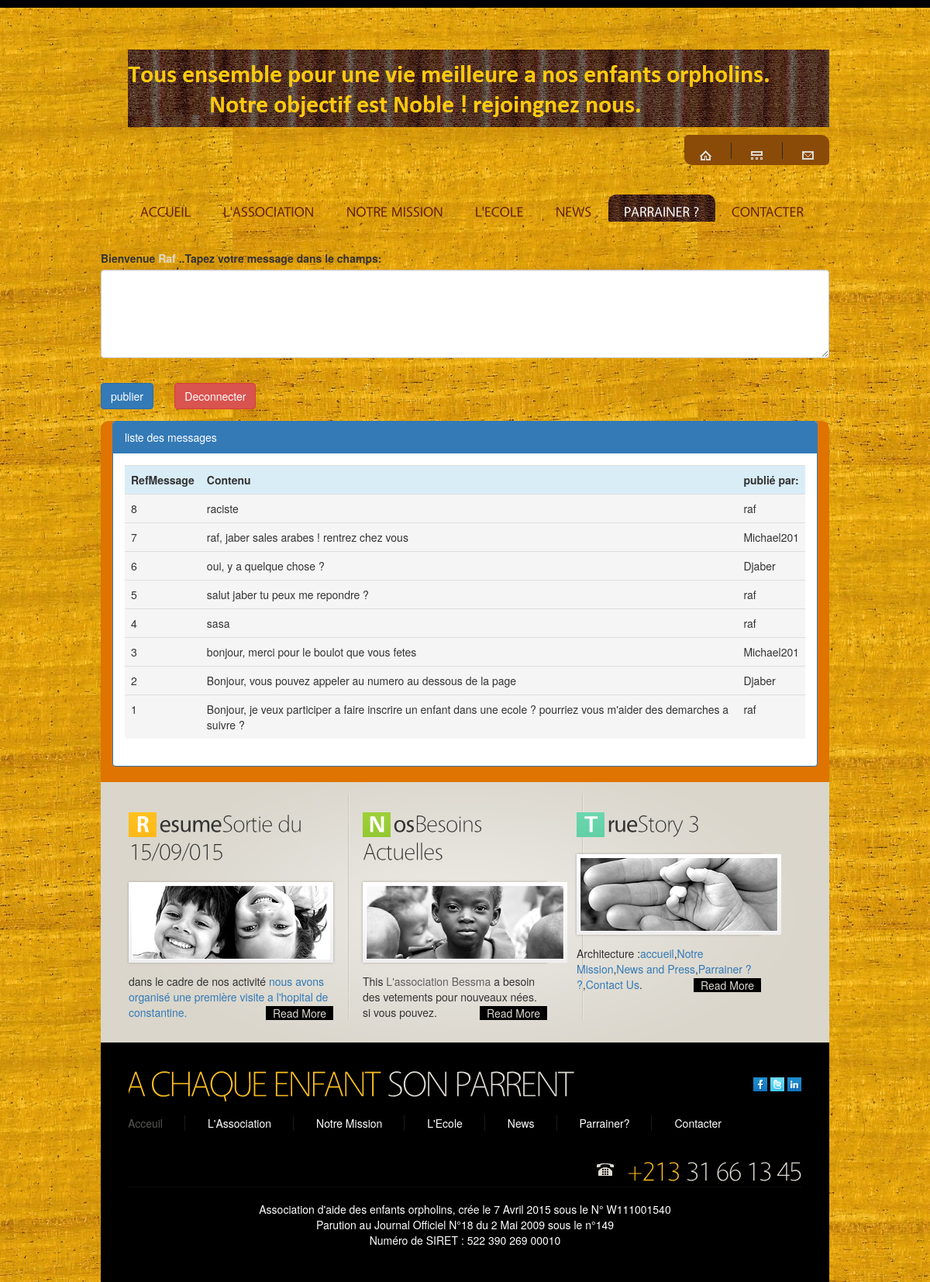
The app's page /forum.php (signed in) with its own data.
### tables this page shows
CREATE TABLE IF NOT EXISTS `message` (
  `id` int(11) NOT NULL AUTO_INCREMENT,
  `Contenu` varchar(500) NOT NULL,
  `postulant` varchar(10) NOT NULL,
  PRIMARY KEY (`id`)
);

### forum.php (the view, shortened to what this page needs)
<?php
require "header2.php";
?>
		   <div class="form-group">
		   <form action="forum.php" method="post">
           <label  for="comment">Bienvenue </label> <strong><?php echo $_SESSION['user']; ?> </strong>
           <label>..Tapez votre message dans le champs:</label>
           <textarea name="msg" class="form-control" rows="5" id="comment"></textarea></p>
           <button class="btn btn-primary"> publier </button> &nbsp; &nbsp; &nbsp; <button class="btn btn-danger"><a class="monstyle" href="deconnexion.php"> Deconnecter </a>
           </form>
           </div>
	<div class="col-md-12" >
	<div class="panel panel-primary">
       <div class="panel-heading">liste des messages</div>
         <div class="panel-body">
            <table class="table table-striped">
              <tr>
                	<th class="info">RefMessage</th>
                	<th class="info">Contenu</th>
                	<th class="info">publié par:</th>
              	</tr>
              <?php
                  $req=mysql_query("SELECT * from message ORDER BY id DESC ");
                  	while($res = mysql_fetch_array ($req)){
                  ?>
                 <tr>
                    <td class="active"><?php echo $res['id']; ?></td>
                 	 <td class="active"><?php echo $res ['Contenu'];  ?></td>
                 	  <td class="active"><?php echo $res['postulant'];?></td>
                </tr>
                  <?php } ?>
              </table>
			</div>
            </div>
            </div>
		<?php
		require"footer.php";
		?>

### css/style.css (style rules this page uses)
body { background:url(../images/movingui.jpg) top center repeat;border:0;font:14px "Trebuchet MS", Arial, Helvetica, sans-serif;color:#ffffff;line-height:22px }
a { color:#575652;text-decoration:underline;outline:none }
strong { color:#dcd9cf }

### header2.php (style rules this page uses)
.monstyle { color: white; text-decoration: none; }

### records on screen
message: id "8", Contenu "raciste", postulant "raf"
message: id "7", Contenu "raf, jaber sales arabes ! rentrez chez vous", postulant "Michael201"
message: id "6", Contenu "oui, y a quelque chose ?", postulant "Djaber"
message: id "5", Contenu "salut jaber tu peux me repondre ?", postulant "raf"
message: id "4", Contenu "sasa", postulant "raf"
message: id "3", Contenu "bonjour, merci pour le boulot que vous fetes", postulant "Michael201"
message: id "2", Contenu "Bonjour, vous pouvez appeler au numero au dessous de la page", postulant "Djaber"
message: id "1", Contenu "Bonjour, je veux participer a faire inscrire un enfant dans une ecole ? pourriez vous m'aider des demarches a suivre ?", postulant "raf"

### other values on screen
$_SESSION['user'] "Raf"
